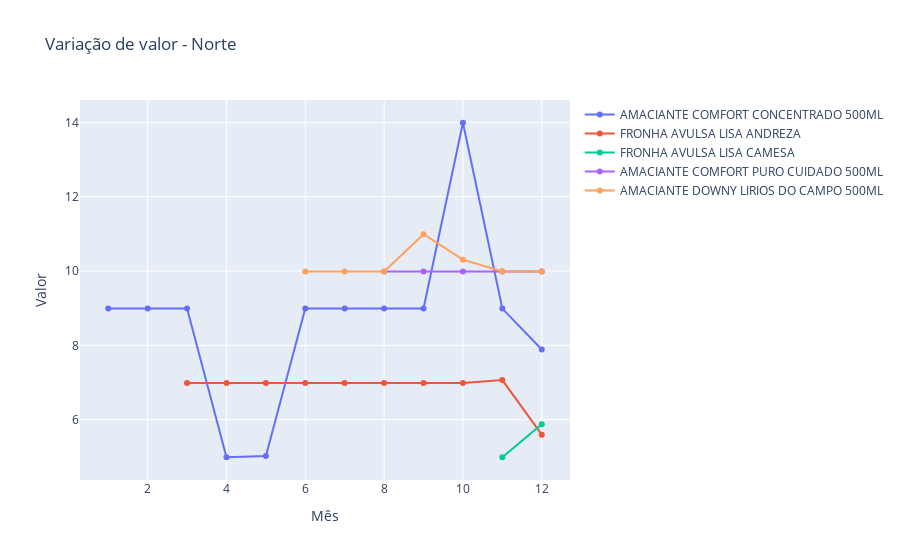

This figure's notebook cell:
### Markdown cell above
#### Região Norte

### Code cell
import plotly.graph_objects as go

fig4 = go.Figure()

fig4.add_trace(go.Scatter(x = dfProd1Norte['Mês'], y = dfProd1Norte['Preço'], name = 'AMACIANTE COMFORT CONCENTRADO 500ML'))
fig4.add_trace(go.Scatter(x = dfProd2Norte['Mês'], y = dfProd2Norte['Preço'], name = 'FRONHA AVULSA LISA ANDREZA'))
fig4.add_trace(go.Scatter(x = dfProd3Norte['Mês'], y = dfProd3Norte['Preço'], name = 'FRONHA AVULSA LISA CAMESA'))
fig4.add_trace(go.Scatter(x = dfProd4Norte['Mês'], y = dfProd4Norte['Preço'], name = 'AMACIANTE COMFORT PURO CUIDADO 500ML'))
fig4.add_trace(go.Scatter(x = dfProd5Norte['Mês'], y = dfProd5Norte['Preço'], name = 'AMACIANTE DOWNY LIRIOS DO CAMPO 500ML'))

fig4.update_layout(title='Variação de valor - Norte',
xaxis_title='Mês',
yaxis_title='Valor')

### Figure 1 — Plotly figure (JSON) as saved in the notebook; plotly's stock layout.template omitted (floating-point values rounded to 4 significant figures)
{"data": [{"name": "AMACIANTE COMFORT CONCENTRADO 500ML", "type": "scatter", "x": [1, 2, 3, 4, 5, 6, 7, 8, 9, 10, 11, 12], "y": [8.99, 8.99, 8.99, 4.99, 5.024, 8.99, 8.99, 8.99, 8.99, 13.99, 8.99, 7.89]}, {"name": "FRONHA AVULSA LISA ANDREZA", "type": "scatter", "x": [3, 4, 5, 6, 7, 8, 9, 10, 11, 12], "y": [6.99, 6.99, 6.99, 6.99, 6.99, 6.99, 6.99, 6.99, 7.065, 5.598]}, {"name": "FRONHA AVULSA LISA CAMESA", "type": "scatter", "x": [11, 12], "y": [4.99, 5.879]}, {"name": "AMACIANTE COMFORT PURO CUIDADO 500ML", "type": "scatter", "x": [8, 9, 10, 11, 12], "y": [9.99, 9.99, 9.99, 9.99, 9.99]}, {"name": "AMACIANTE DOWNY LIRIOS DO CAMPO 500ML", "type": "scatter", "x": [6, 7, 8, 9, 10, 11, 12], "y": [9.99, 9.99, 9.99, 10.99, 10.31, 9.99, 9.99]}], "layout": {"title": {"text": "Variação de valor - Norte"}, "xaxis": {"title": {"text": "Mês"}}, "yaxis": {"title": {"text": "Valor"}}}}
